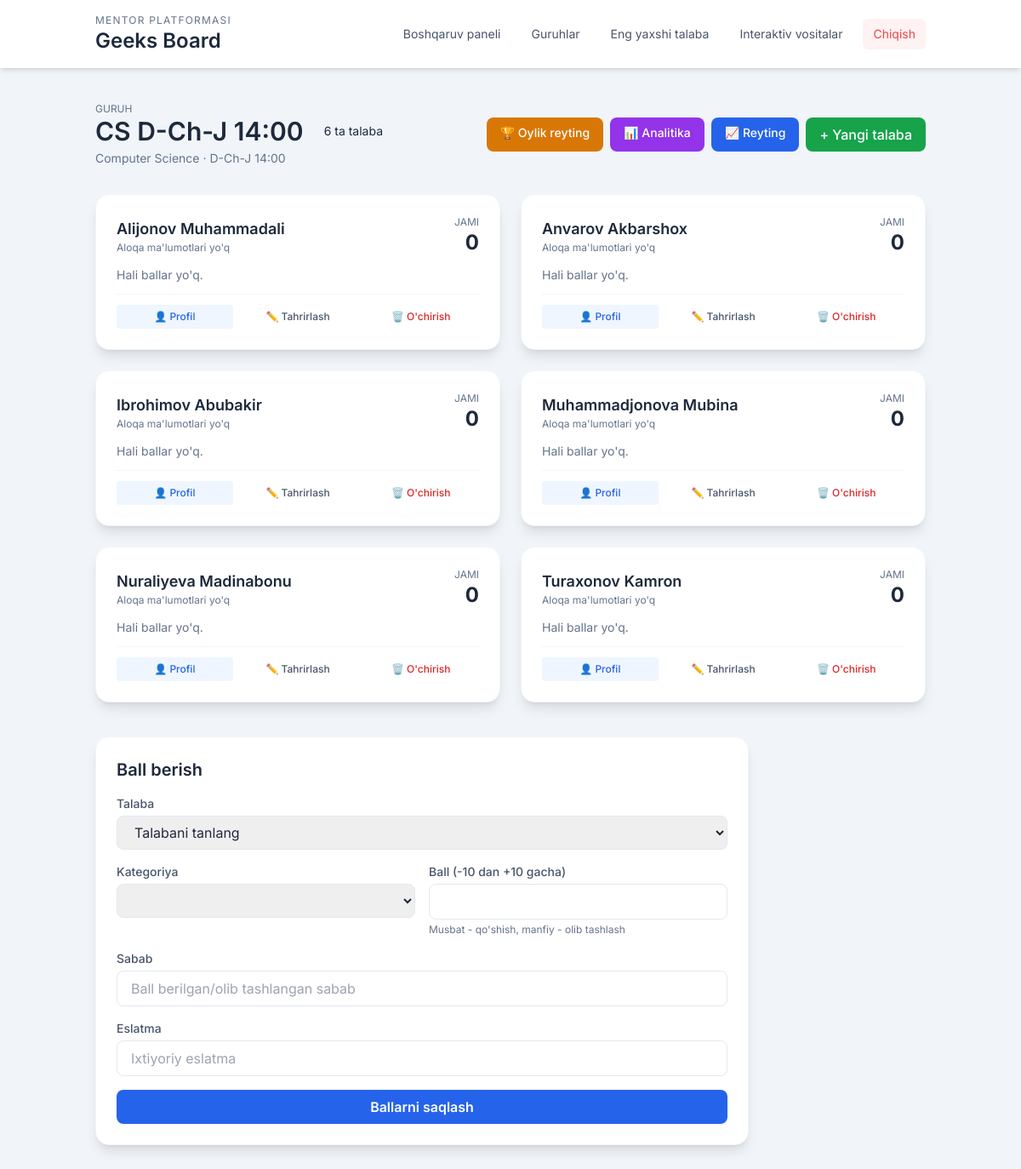
The page /groups/2/ (signed in) on the database as committed earlier.
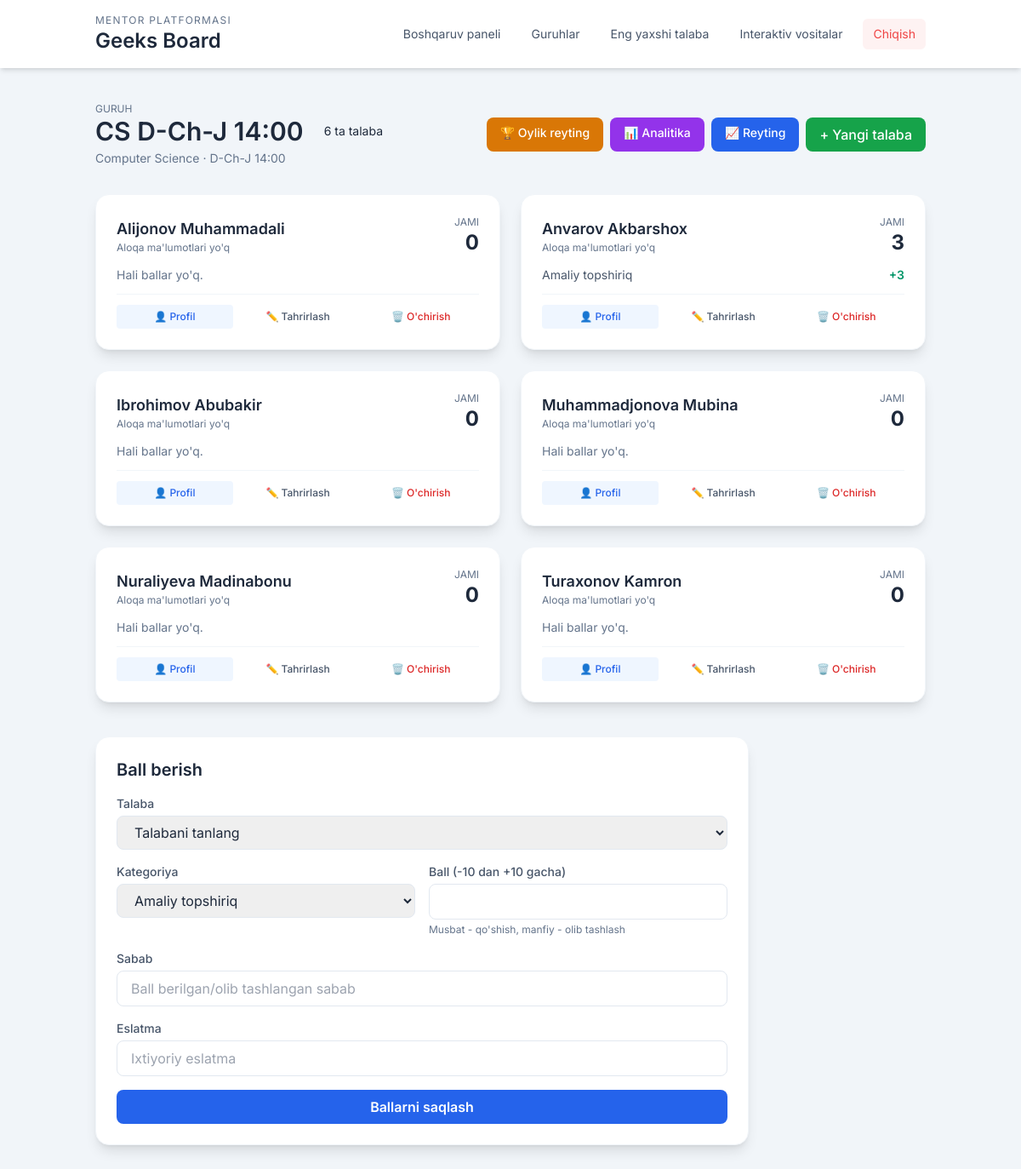
The same page on the database as committed later.
### core/models.py (models this page shows, shortened)
class Student(models.Model):
    group = models.ForeignKey(
        Group,
        on_delete=models.CASCADE,
        related_name='students',
    )
    full_name = models.CharField(max_length=200)
    birth_date = models.DateField(null=True, blank=True)
    phone = models.CharField(max_length=32, blank=True)
    parent_phone = models.CharField(max_length=32, blank=True)
    notes = models.TextField(blank=True)
    class Meta:
        ordering = ['full_name']

class StudentPoint(models.Model):
    student = models.ForeignKey(
        Student,
        on_delete=models.CASCADE,
        related_name='points',
    )
    category = models.ForeignKey(
        PointCategory,
        on_delete=models.CASCADE,
        related_name='student_points',
    )
    score = models.SmallIntegerField(help_text='Can be positive (added) or negative (removed)')
    reason = models.CharField(max_length=255, blank=True, help_text='Why points were given or removed')
    date = models.DateTimeField(default=timezone.now)
    note = models.CharField(max_length=255, blank=True)
    class Meta:
        ordering = ['-date']

class PointCategory(models.Model):
    PARTICIPATION = 'participation'
    ATTENDANCE = 'attendance'
    HOMEWORK = 'homework'
    DISCIPLINE = 'discipline'
    KNOWLEDGE = 'knowledge'
    CATEGORY_CHOICES = [
        (PARTICIPATION, 'Participation'),
        (ATTENDANCE, 'Attendance'),
        (HOMEWORK, 'Homework'),
        (DISCIPLINE, 'Discipline'),
        (KNOWLEDGE, 'Knowledge'),
    ]
    name = models.CharField(max_length=120, unique=True)
    slug = models.SlugField(max_length=80, unique=True)
    description = models.TextField(blank=True)
    max_score = models.PositiveSmallIntegerField(default=10)
    is_active = models.BooleanField(default=True)
    class Meta:
        ordering = ['name']

### core/views.py (the view, shortened to what this page needs)
# urls.py: path('groups/<int:group_id>/', views.student_list, name='student_list'),
@login_required
def student_list(request, group_id: int):
    mentor = _require_mentor(request)
    if not mentor:
        return redirect('login')
    group = get_object_or_404(Group, id=group_id, mentor=mentor)
    students = (
        group.students.annotate(total_points=Sum('points__score', default=0))
        .prefetch_related('points__category')
        .order_by('full_name')
    )
    form = StudentPointForm()
    context = {
        'group': group,
        'students': students,
        'form': form,
        'categories': PointCategory.objects.filter(is_active=True),
    }
    return render(request, 'student_list.html', context)

### core/views.py (called while the page is built)
def _require_mentor(request):
    mentor = getattr(request.user, 'mentor_profile', None)
    if not mentor:
        messages.error(request, 'Bu hisobga mentor profili bog\'lanmagan.')
        return None
    return mentor

### project/templates/student_list.html (shortened to what the changed rows need)
{% extends "base.html" %}
{% block content %}
<div class="mb-8">
    <div class="flex items-center justify-between mb-4">
        <div>
            <div class="flex flex-wrap gap-3 items-center">
                <h2 class="text-3xl font-semibold text-slate-800">{{ group.name }}</h2>
            </div>
        </div>
    </div>
</div>
<div class="grid gap-6 lg:grid-cols-2">
    {% for student in students %}
    <div class="bg-white rounded-2xl shadow-lg p-6 border border-slate-100">
        <div class="flex items-center justify-between mb-3">
            <div>
                <a href="{% url 'student_profile' student.id %}" class="text-lg font-semibold text-slate-800 hover:text-accent">
                    {{ student.full_name }}
                </a>
                <p class="text-xs text-slate-500">
                    {% if not student.phone and not student.parent_phone %}Aloqa ma'lumotlari yo'q{% endif %}
                </p>
            </div>
            <div class="text-right">
                <p class="text-xs uppercase text-slate-500">Jami</p>
                <p class="text-2xl font-bold text-accent">{{ student.total_points|default:0 }}</p>
            </div>
        </div>
        <div class="space-y-2 mb-3">
            {% for point in student.points.all|slice:":5" %}
            <div class="flex justify-between text-sm">
                <span class="text-slate-600">{{ point.category.name }}</span>
                <span class="font-semibold {% if point.score > 0 %}text-emerald-600{% elif point.score < 0 %}text-red-600{% else %}text-slate-600{% endif %}">
                    {% if point.score > 0 %}+{% endif %}{{ point.score }}
                </span>
            </div>
            {% empty %}
            <p class="text-sm text-slate-500">Hali ballar yo'q.</p>
            {% endfor %}
        </div>
        <div class="flex gap-2 pt-3 border-t border-slate-100">
            <a href="{% url 'student_profile' student.id %}" class="flex-1 text-center text-xs bg-blue-50 text-blue-600 hover:bg-blue-100 font-medium py-1.5 rounded">👤 Profil</a>
            <a href="{% url 'student_edit' student.id %}" class="flex-1 text-center text-xs text-slate-600 hover:text-accent font-medium py-1.5 rounded hover:bg-slate-50">✏️ Tahrirlash</a>
            <form method="post" action="{% url 'student_delete' student.id %}" class="flex-1" onsubmit="return confirm('Talabani o\'chirishni xohlaysizmi? Barcha ball yozuvlari ham o\'chiriladi.');">
                <button type="submit" class="w-full text-xs text-red-600 hover:text-red-700 font-medium py-1.5 rounded hover:bg-red-50">🗑️ O'chirish</button>
            </form>
        </div>
    </div>
    {% endfor %}
</div>
<div class="mt-10 bg-white rounded-2xl shadow-lg p-6 border border-slate-100 max-w-3xl">
    <form method="post" class="grid gap-4 md:grid-cols-2">
        <div>
            <label class="block text-sm font-medium text-slate-600 mb-1">Kategoriya</label>
            <select name="category" class="w-full border border-slate-200 rounded-lg px-4 py-2 focus:outline-none focus:ring-2 focus:ring-accent/30" required>
                {% for category in categories %}
                <option value="{{ category.id }}">{{ category.name }}</option>
                {% endfor %}
            </select>
        </div>
    </form>
</div>
{% endblock %}

Rows that differ between the two databases and show on the page:
shown differently, row unchanged: Student "Anvarov Akbarshox": total_points "0" → "3"; no longer shows "Hali ballar yo'q."
added StudentPoint: category.name "Amaliy topshiriq", score "3", shown under Student "Anvarov Akbarshox"
Other text that changed with them:
form field category: (not shown) → "Amaliy topshiriq"
